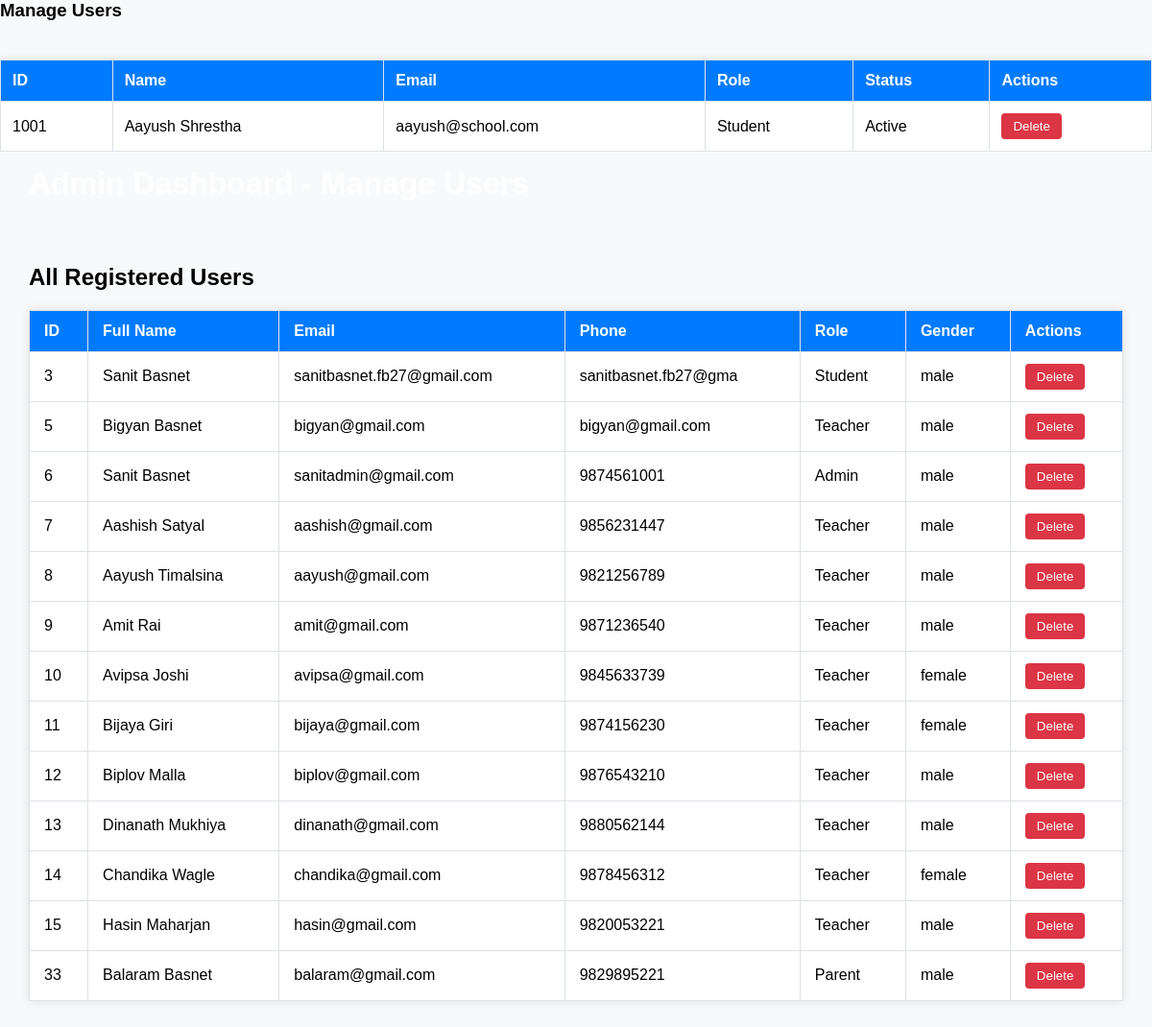
Page /dashboards/admin/manage-users.php on the earlier database version.
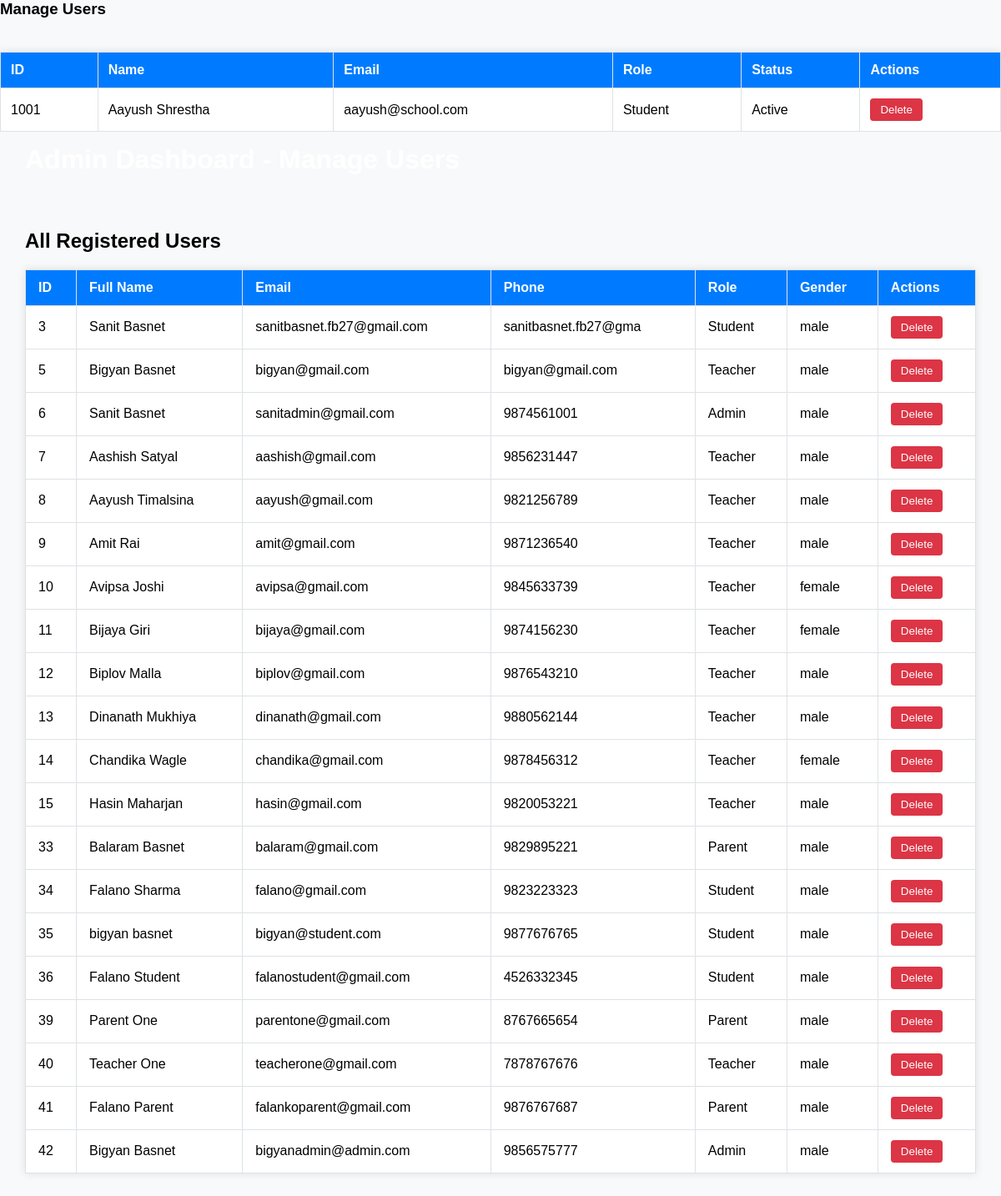
Same page on the later database version.
### tables this page shows
CREATE TABLE `users` (
  `id` int(11) NOT NULL,
  `first_name` varchar(100) NOT NULL,
  `last_name` varchar(100) NOT NULL,
  `email` varchar(150) NOT NULL,
  `password_hash` varchar(255) NOT NULL,
  `phone` varchar(20) NOT NULL,
  `role` enum('Student','Teacher','Admin','Parent') NOT NULL,
  `gender` enum('male','female','other') NOT NULL,
  `created_at` timestamp NOT NULL DEFAULT current_timestamp()
);

### dashboards/admin/manage-users.php (the view, shortened to what this page needs)
<section class="section manage-users">
  <h3 style="margin-bottom: 20px;">Manage Users</h3>
  <div style="overflow-x: auto;">
    <table style="width: 100%; border-collapse: collapse;">
      <thead style="background-color: #111; color: white;">
        <tr>
          <th style="padding: 12px;">ID</th>
          <th style="padding: 12px;">Name</th>
          <th style="padding: 12px;">Email</th>
          <th style="padding: 12px;">Role</th>
          <th style="padding: 12px;">Status</th>
          <th style="padding: 12px;">Actions</th>
        </tr>
      </thead>
      <tbody>
        <tr style="background-color: #fff; border-bottom: 1px solid #eee;">
          <td style="padding: 12px;">1001</td>
          <td style="padding: 12px;">Aayush Shrestha</td>
          <td style="padding: 12px;">aayush@school.com</td>
          <td style="padding: 12px;">Student</td>
          <td style="padding: 12px;">Active</td>
          <td style="padding: 12px;">
            <form method="POST" action="">
              <button type="submit">Delete</button>
            </form>
          </td>
        </tr>
      </tbody>
    </table>
  </div>
</section>
<?php
require_once '../../includes/db.php';
$stmt = $conn->prepare("SELECT * FROM users");
$stmt->execute();
$users = $stmt->fetchAll(PDO::FETCH_ASSOC);
?>
<!DOCTYPE html>
<html>
<head>
</head>
<body>
<header>
    <h1>Admin Dashboard - Manage Users</h1>
</header>
<main>
    <h2>All Registered Users</h2>
    <table>
        <thead>
            <tr>
                <th>ID</th>
                <th>Full Name</th>
                <th>Email</th>
                <th>Phone</th>
                <th>Role</th>
                <th>Gender</th>
                <th>Actions</th>
            </tr>
        </thead>
        <tbody>
            <?php if (!empty($users)): ?>
                <?php foreach ($users as $user): ?>
                    <tr>
                        <td><?= htmlspecialchars($user['id']) ?></td>
                        <td><?= htmlspecialchars($user['first_name'] . ' ' . $user['last_name']) ?></td>
                        <td><?= htmlspecialchars($user['email']) ?></td>
                        <td><?= htmlspecialchars($user['phone']) ?></td>
                        <td><?= htmlspecialchars($user['role']) ?></td>
                        <td><?= htmlspecialchars($user['gender']) ?></td>
                        <td>
                            <form method="POST" onsubmit="return confirm('Are you sure you want to delete this user?');">
                                <button type="submit">Delete</button>
                            </form>
                        </td>
                    </tr>
                <?php endforeach; ?>
            <?php else: ?>
                <tr><td colspan="7">No users found.</td></tr>
            <?php endif; ?>
        </tbody>
    </table>
</main>
</body>
</html>

Differences in the rows shown:
added users: id "34", first_name+last_name "Falano Sharma", email "falano@gmail.com", phone "9823223323", role "Student", gender "male"
added users: id "35", first_name+last_name "bigyan basnet", email "bigyan@student.com", phone "9877676765", role "Student", gender "male"
added users: id "36", first_name+last_name "Falano Student", email "falanostudent@gmail.com", phone "4526332345", role "Student", gender "male"
added users: id "39", first_name+last_name "Parent One", email "parentone@gmail.com", phone "8767665654", role "Parent", gender "male"
added users: id "40", first_name+last_name "Teacher One", email "teacherone@gmail.com", phone "7878767676", role "Teacher", gender "male"
added users: id "41", first_name+last_name "Falano Parent", email "falankoparent@gmail.com", phone "9876767687", role "Parent", gender "male"
added users: id "42", first_name+last_name "Bigyan Basnet", email "bigyanadmin@admin.com", phone "9856575777", role "Admin", gender "male"
